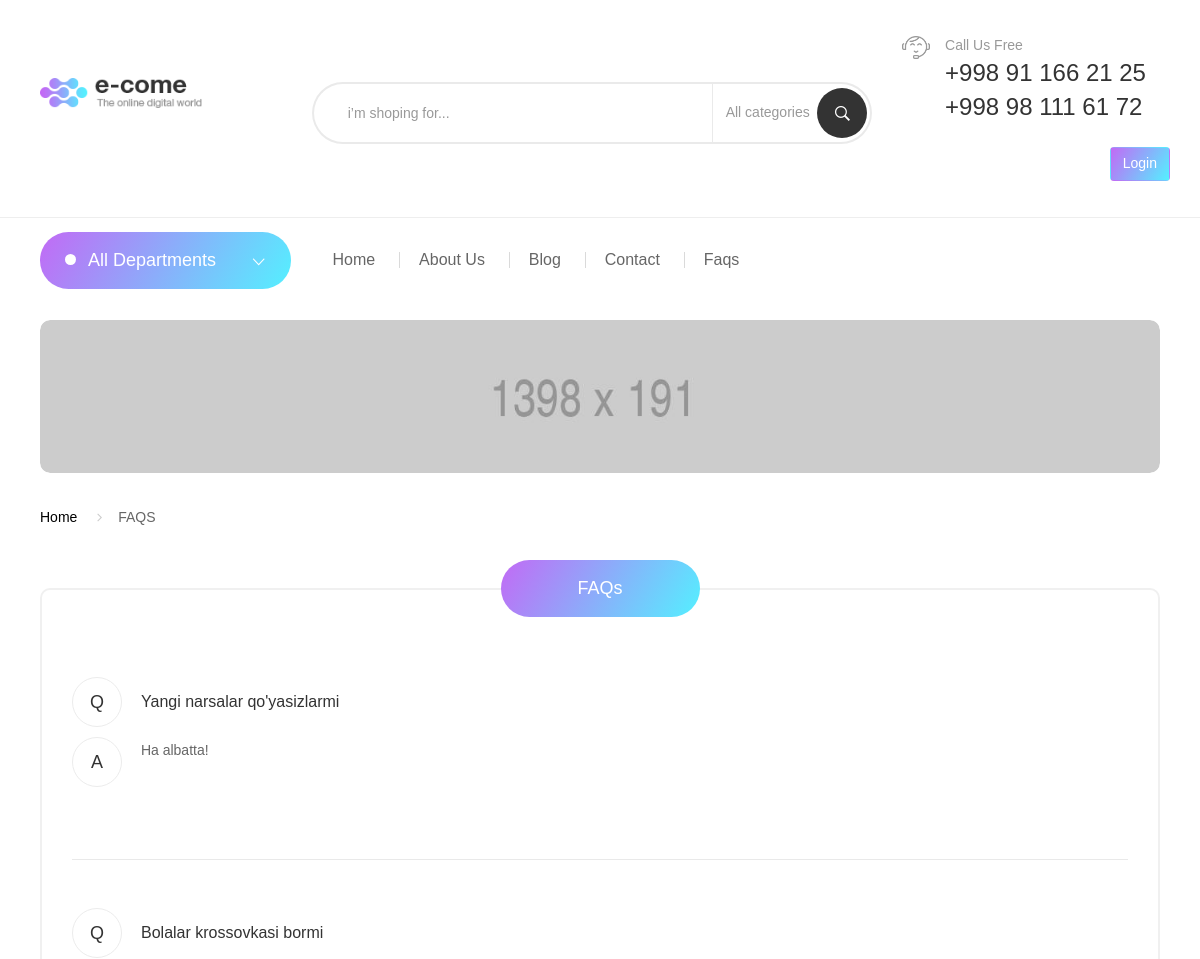
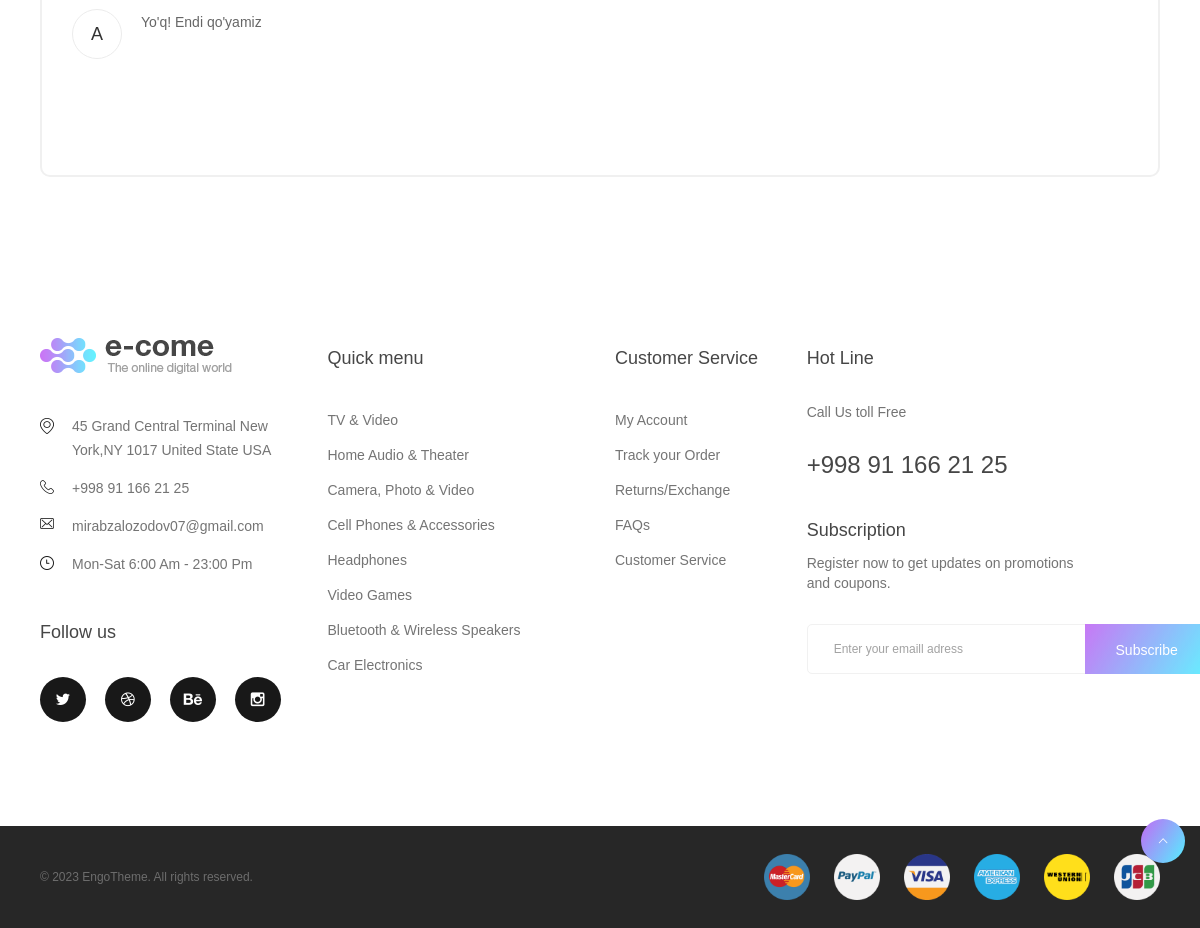
Screenshot of /faq/ with the database file from the repository (2 pictures, top to bottom).
### faq/models.py (models this page shows, shortened)
class FaqModel (models.Model):
    answer = models.TextField(name='answer', max_length=500)
    block = models.BooleanField(name='block', default=False)
    question = models.CharField(name='question', max_length=100)
    created_at = models.DateTimeField(name='created_at', auto_now_add=True)

### faq/views.py (the view)
# urls.py: path('', UserFaqListView.as_view(), name='faq'),
class UserFaqListView (ListView):
    model = FaqModel
    context_object_name = 'faqs'
    template_name = 'user/faq.html'

### config/context-processors.py (called while the page is built)
def context (request):
    product_images = ProductImageModel.objects.filter(block=False)
    basket = BasketModel.objects.filter(is_delete=False).order_by('-created_at')
    all_categories = CategoryModel.objects.filter(block=False).order_by('-created_at')
    total_count = 0
    total_price = 0
    for i in basket:
        total_count = total_count + i.count
        total_price = total_price + i.price
    return {
        'basket': basket,
        'total_count': total_count,
        'total_price': total_price,
        'product_images': product_images,
        'all_categories': all_categories,
        'nav_categories': all_categories[:10],
    }

### templates/user/faq.html
{% extends 'user/base.html' %}
{% load static %}
{% block content %}
<div class="container container-240">
    <div class="pd-banner v2">
       <a href="#" class="image-bd effect_img2"><img src="{% static 'img/o-banner.jpg' %}" alt="" class="img-reponsive"></a>
    </div>
    <ul class="breadcrumb">
        <li><a href="{% url 'index' %}">Home</a></li>
        <li class="active">FAQS</li>
    </ul>
    <div class="e-qa v2">
        <div class="cmt-title v3 text-center abs"><h1 class="oval-bd btn-gradient">FAQs</h1></div>
        <div class="row">
            <div class="col-xs-12 col-sm-12 col-md-12">
                {% for faq in faqs %}
                <div class="qa-element">
                    <div class="qa-quest">
                        <span class="qa-icon">Q</span>
                        <h3 style="max-width: 90%;">{{ faq.question }}</h3>
                    </div>
                    <div class="qa-answer">
                        <span class="qa-icon">A</span>
                        <p style="max-width: 90%;">{{ faq.answer }}</p>
                    </div>
                </div>
                {% endfor %}
            </div>
        </div>
    </div>
</div>
{% endblock %}

### rows the page displays
FaqModel: question "Yangi narsalar qo'yasizlarmi", answer "Ha albatta!"
FaqModel: question "Bolalar krossovkasi bormi", answer "Yo'q! Endi qo'yamiz"
